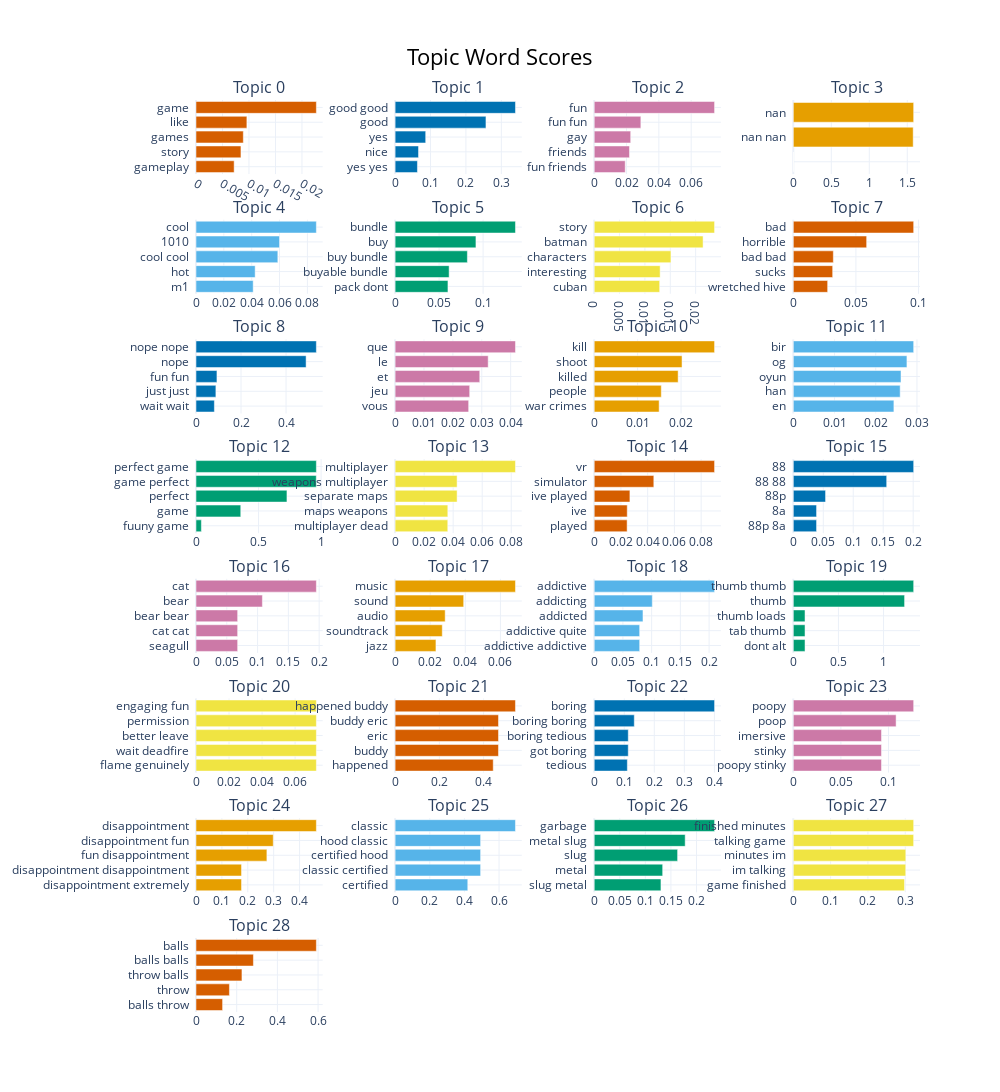

Notebook code for this chart:
### Code cell
# Visualize all topics in a bar chart
topic_model.visualize_barchart(top_n_topics=30)  # Menampilkan hingga 20 topik

### Figure 1 — Plotly figure (JSON) as saved in the notebook; plotly's stock layout.template omitted (floating-point values rounded to 4 significant figures)
{"data": [{"marker": {"color": "#D55E00"}, "orientation": "h", "type": "bar", "x": [0.007202, 0.008485, 0.008933, 0.009604, 0.02272], "xaxis": "x", "y": ["gameplay  ", "story  ", "games  ", "like  ", "game  "], "yaxis": "y"}, {"marker": {"color": "#0072B2"}, "orientation": "h", "type": "bar", "x": [0.06309, 0.06613, 0.08639, 0.2566, 0.3399], "xaxis": "x2", "y": ["yes yes  ", "nice  ", "yes  ", "good  ", "good good  "], "yaxis": "y2"}, {"marker": {"color": "#CC79A7"}, "orientation": "h", "type": "bar", "x": [0.01919, 0.02183, 0.02257, 0.02886, 0.07447], "xaxis": "x3", "y": ["fun friends  ", "friends  ", "gay  ", "fun fun  ", "fun  "], "yaxis": "y3"}, {"marker": {"color": "#E69F00"}, "orientation": "h", "type": "bar", "x": [1e-05, 1e-05, 1e-05, 1.578, 1.584], "xaxis": "x4", "y": ["  ", "  ", "  ", "nan nan  ", "nan  "], "yaxis": "y4"}, {"marker": {"color": "#56B4E9"}, "orientation": "h", "type": "bar", "x": [0.04108, 0.0425, 0.05878, 0.05999, 0.08645], "xaxis": "x5", "y": ["m1  ", "hot  ", "cool cool  ", "1010  ", "cool  "], "yaxis": "y5"}, {"marker": {"color": "#009E73"}, "orientation": "h", "type": "bar", "x": [0.06005, 0.06137, 0.08212, 0.09185, 0.1368], "xaxis": "x6", "y": ["pack dont  ", "buyable bundle  ", "buy bundle  ", "buy  ", "bundle  "], "yaxis": "y6"}, {"marker": {"color": "#F0E442"}, "orientation": "h", "type": "bar", "x": [0.01291, 0.013, 0.01513, 0.02147, 0.02373], "xaxis": "x7", "y": ["cuban  ", "interesting  ", "characters  ", "batman  ", "story  "], "yaxis": "y7"}, {"marker": {"color": "#D55E00"}, "orientation": "h", "type": "bar", "x": [0.02743, 0.03143, 0.03197, 0.05856, 0.0961], "xaxis": "x8", "y": ["wretched hive  ", "sucks  ", "bad bad  ", "horrible  ", "bad  "], "yaxis": "y8"}, {"marker": {"color": "#0072B2"}, "orientation": "h", "type": "bar", "x": [0.08162, 0.08834, 0.09299, 0.489, 0.5346], "xaxis": "x9", "y": ["wait wait  ", "just just  ", "fun fun  ", "nope  ", "nope nope  "], "yaxis": "y9"}, {"marker": {"color": "#CC79A7"}, "orientation": "h", "type": "bar", "x": [0.02546, 0.02582, 0.0293, 0.03222, 0.04166], "xaxis": "x10", "y": ["vous  ", "jeu  ", "et  ", "le  ", "que  "], "yaxis": "y10"}, {"marker": {"color": "#E69F00"}, "orientation": "h", "type": "bar", "x": [0.01496, 0.01545, 0.01933, 0.02023, 0.02772], "xaxis": "x11", "y": ["war crimes  ", "people  ", "killed  ", "shoot  ", "kill  "], "yaxis": "y11"}, {"marker": {"color": "#56B4E9"}, "orientation": "h", "type": "bar", "x": [0.02441, 0.02593, 0.02613, 0.02757, 0.0292], "xaxis": "x12", "y": ["en  ", "han  ", "oyun  ", "og  ", "bir  "], "yaxis": "y12"}, {"marker": {"color": "#009E73"}, "orientation": "h", "type": "bar", "x": [0.04302, 0.3578, 0.7271, 0.9614, 0.9622], "xaxis": "x13", "y": ["fuuny game  ", "game  ", "perfect  ", "game perfect  ", "perfect game  "], "yaxis": "y13"}, {"marker": {"color": "#F0E442"}, "orientation": "h", "type": "bar", "x": [0.03629, 0.03632, 0.04271, 0.04271, 0.08293], "xaxis": "x14", "y": ["multiplayer dead  ", "maps weapons  ", "separate maps  ", "weapons multiplayer  ", "multiplayer  "], "yaxis": "y14"}, {"marker": {"color": "#D55E00"}, "orientation": "h", "type": "bar", "x": [0.02463, 0.02472, 0.02671, 0.0446, 0.09004], "xaxis": "x15", "y": ["played  ", "ive  ", "ive played  ", "simulator  ", "vr  "], "yaxis": "y15"}, {"marker": {"color": "#0072B2"}, "orientation": "h", "type": "bar", "x": [0.03881, 0.03881, 0.05382, 0.1558, 0.2008], "xaxis": "x16", "y": ["88p 8a  ", "8a  ", "88p  ", "88 88  ", "88  "], "yaxis": "y16"}, {"marker": {"color": "#CC79A7"}, "orientation": "h", "type": "bar", "x": [0.06764, 0.06764, 0.06764, 0.1078, 0.1955], "xaxis": "x17", "y": ["seagull  ", "cat cat  ", "bear bear  ", "bear  ", "cat  "], "yaxis": "y17"}, {"marker": {"color": "#E69F00"}, "orientation": "h", "type": "bar", "x": [0.02327, 0.02688, 0.02853, 0.03907, 0.06857], "xaxis": "x18", "y": ["jazz  ", "soundtrack  ", "audio  ", "sound  ", "music  "], "yaxis": "y18"}, {"marker": {"color": "#56B4E9"}, "orientation": "h", "type": "bar", "x": [0.07914, 0.07914, 0.08493, 0.1012, 0.2095], "xaxis": "x19", "y": ["addictive addictive  ", "addictive quite  ", "addicted  ", "addicting  ", "addictive  "], "yaxis": "y19"}, {"marker": {"color": "#009E73"}, "orientation": "h", "type": "bar", "x": [0.1298, 0.1298, 0.1298, 1.233, 1.334], "xaxis": "x20", "y": ["dont alt  ", "tab thumb  ", "thumb loads  ", "thumb  ", "thumb thumb  "], "yaxis": "y20"}, {"marker": {"color": "#F0E442"}, "orientation": "h", "type": "bar", "x": [0.07287, 0.07287, 0.07287, 0.07287, 0.07287], "xaxis": "x21", "y": ["flame genuinely  ", "wait deadfire  ", "better leave  ", "permission  ", "engaging fun  "], "yaxis": "y21"}, {"marker": {"color": "#D55E00"}, "orientation": "h", "type": "bar", "x": [0.4434, 0.4671, 0.4672, 0.4672, 0.5439], "xaxis": "x22", "y": ["happened  ", "buddy  ", "eric  ", "buddy eric  ", "happened buddy  "], "yaxis": "y22"}, {"marker": {"color": "#0072B2"}, "orientation": "h", "type": "bar", "x": [0.1103, 0.1133, 0.1134, 0.1334, 0.4005], "xaxis": "x23", "y": ["tedious  ", "got boring  ", "boring tedious  ", "boring boring  ", "boring  "], "yaxis": "y23"}, {"marker": {"color": "#CC79A7"}, "orientation": "h", "type": "bar", "x": [0.09268, 0.09268, 0.09268, 0.108, 0.1265], "xaxis": "x24", "y": ["poopy stinky  ", "stinky  ", "imersive  ", "poop  ", "poopy  "], "yaxis": "y24"}, {"marker": {"color": "#E69F00"}, "orientation": "h", "type": "bar", "x": [0.1758, 0.1758, 0.2738, 0.2983, 0.4648], "xaxis": "x25", "y": ["disappointment extremely  ", "disappointment disappointment  ", "fun disappointment  ", "disappointment fun  ", "disappointment  "], "yaxis": "y25"}, {"marker": {"color": "#56B4E9"}, "orientation": "h", "type": "bar", "x": [0.4195, 0.4936, 0.4936, 0.4936, 0.6948], "xaxis": "x26", "y": ["certified  ", "classic certified  ", "certified hood  ", "hood classic  ", "classic  "], "yaxis": "y26"}, {"marker": {"color": "#009E73"}, "orientation": "h", "type": "bar", "x": [0.1305, 0.1339, 0.1631, 0.1779, 0.2353], "xaxis": "x27", "y": ["slug metal  ", "metal  ", "slug  ", "metal slug  ", "garbage  "], "yaxis": "y27"}, {"marker": {"color": "#F0E442"}, "orientation": "h", "type": "bar", "x": [0.2981, 0.3013, 0.3015, 0.3225, 0.3225], "xaxis": "x28", "y": ["game finished  ", "im talking  ", "minutes im  ", "talking game  ", "finished minutes  "], "yaxis": "y28"}, {"marker": {"color": "#D55E00"}, "orientation": "h", "type": "bar", "x": [0.1307, 0.1643, 0.2259, 0.2822, 0.5916], "xaxis": "x29", "y": ["balls throw  ", "throw  ", "throw balls  ", "balls balls  ", "balls  "], "yaxis": "y29"}], "layout": {"annotations": [{"font": {"size": 16}, "showarrow": false, "text": "Topic 0", "x": 0.0875, "xanchor": "center", "xref": "paper", "y": 1, "yanchor": "bottom", "yref": "paper"}, {"font": {"size": 16}, "showarrow": false, "text": "Topic 1", "x": 0.3625, "xanchor": "center", "xref": "paper", "y": 1, "yanchor": "bottom", "yref": "paper"}, {"font": {"size": 16}, "showarrow": false, "text": "Topic 2", "x": 0.6375, "xanchor": "center", "xref": "paper", "y": 1, "yanchor": "bottom", "yref": "paper"}, {"font": {"size": 16}, "showarrow": false, "text": "Topic 3", "x": 0.9125, "xanchor": "center", "xref": "paper", "y": 1, "yanchor": "bottom", "yref": "paper"}, {"font": {"size": 16}, "showarrow": false, "text": "Topic 4", "x": 0.0875, "xanchor": "center", "xref": "paper", "y": 0.8687, "yanchor": "bottom", "yref": "paper"}, {"font": {"size": 16}, "showarrow": false, "text": "Topic 5", "x": 0.3625, "xanchor": "center", "xref": "paper", "y": 0.8687, "yanchor": "bottom", "yref": "paper"}, {"font": {"size": 16}, "showarrow": false, "text": "Topic 6", "x": 0.6375, "xanchor": "center", "xref": "paper", "y": 0.8687, "yanchor": "bottom", "yref": "paper"}, {"font": {"size": 16}, "showarrow": false, "text": "Topic 7", "x": 0.9125, "xanchor": "center", "xref": "paper", "y": 0.8687, "yanchor": "bottom", "yref": "paper"}, {"font": {"size": 16}, "showarrow": false, "text": "Topic 8", "x": 0.0875, "xanchor": "center", "xref": "paper", "y": 0.7375, "yanchor": "bottom", "yref": "paper"}, {"font": {"size": 16}, "showarrow": false, "text": "Topic 9", "x": 0.3625, "xanchor": "center", "xref": "paper", "y": 0.7375, "yanchor": "bottom", "yref": "paper"}, {"font": {"size": 16}, "showarrow": false, "text": "Topic 10", "x": 0.6375, "xanchor": "center", "xref": "paper", "y": 0.7375, "yanchor": "bottom", "yref": "paper"}, {"font": {"size": 16}, "showarrow": false, "text": "Topic 11", "x": 0.9125, "xanchor": "center", "xref": "paper", "y": 0.7375, "yanchor": "bottom", "yref": "paper"}, {"font": {"size": 16}, "showarrow": false, "text": "Topic 12", "x": 0.0875, "xanchor": "center", "xref": "paper", "y": 0.6062, "yanchor": "bottom", "yref": "paper"}, {"font": {"size": 16}, "showarrow": false, "text": "Topic 13", "x": 0.3625, "xanchor": "center", "xref": "paper", "y": 0.6062, "yanchor": "bottom", "yref": "paper"}, {"font": {"size": 16}, "showarrow": false, "text": "Topic 14", "x": 0.6375, "xanchor": "center", "xref": "paper", "y": 0.6062, "yanchor": "bottom", "yref": "paper"}, {"font": {"size": 16}, "showarrow": false, "text": "Topic 15", "x": 0.9125, "xanchor": "center", "xref": "paper", "y": 0.6062, "yanchor": "bottom", "yref": "paper"}, {"font": {"size": 16}, "showarrow": false, "text": "Topic 16", "x": 0.0875, "xanchor": "center", "xref": "paper", "y": 0.475, "yanchor": "bottom", "yref": "paper"}, {"font": {"size": 16}, "showarrow": false, "text": "Topic 17", "x": 0.3625, "xanchor": "center", "xref": "paper", "y": 0.475, "yanchor": "bottom", "yref": "paper"}, {"font": {"size": 16}, "showarrow": false, "text": "Topic 18", "x": 0.6375, "xanchor": "center", "xref": "paper", "y": 0.475, "yanchor": "bottom", "yref": "paper"}, {"font": {"size": 16}, "showarrow": false, "text": "Topic 19", "x": 0.9125, "xanchor": "center", "xref": "paper", "y": 0.475, "yanchor": "bottom", "yref": "paper"}, {"font": {"size": 16}, "showarrow": false, "text": "Topic 20", "x": 0.0875, "xanchor": "center", "xref": "paper", "y": 0.3437, "yanchor": "bottom", "yref": "paper"}, {"font": {"size": 16}, "showarrow": false, "text": "Topic 21", "x": 0.3625, "xanchor": "center", "xref": "paper", "y": 0.3437, "yanchor": "bottom", "yref": "paper"}, {"font": {"size": 16}, "showarrow": false, "text": "Topic 22", "x": 0.6375, "xanchor": "center", "xref": "paper", "y": 0.3437, "yanchor": "bottom", "yref": "paper"}, {"font": {"size": 16}, "showarrow": false, "text": "Topic 23", "x": 0.9125, "xanchor": "center", "xref": "paper", "y": 0.3437, "yanchor": "bottom", "yref": "paper"}, {"font": {"size": 16}, "showarrow": false, "text": "Topic 24", "x": 0.0875, "xanchor": "center", "xref": "paper", "y": 0.2125, "yanchor": "bottom", "yref": "paper"}, {"font": {"size": 16}, "showarrow": false, "text": "Topic 25", "x": 0.3625, "xanchor": "center", "xref": "paper", "y": 0.2125, "yanchor": "bottom", "yref": "paper"}, {"font": {"size": 16}, "showarrow": false, "text": "Topic 26", "x": 0.6375, "xanchor": "center", "xref": "paper", "y": 0.2125, "yanchor": "bottom", "yref": "paper"}, {"font": {"size": 16}, "showarrow": false, "text": "Topic 27", "x": 0.9125, "xanchor": "center", "xref": "paper", "y": 0.2125, "yanchor": "bottom", "yref": "paper"}, {"font": {"size": 16}, "showarrow": false, "text": "Topic 28", "x": 0.0875, "xanchor": "center", "xref": "paper", "y": 0.08125, "yanchor": "bottom", "yref": "paper"}], "height": 2000, "hoverlabel": {"bgcolor": "white", "font": {"family": "Rockwell", "size": 16}}, "showlegend": false, "title": {"font": {"color": "Black", "size": 22}, "text": "Topic Word Scores", "x": 0.5, "xanchor": "center", "yanchor": "top"}, "width": 1000, "xaxis": {"anchor": "y", "domain": [0, 0.175], "showgrid": true}, "xaxis10": {"anchor": "y10", "domain": [0.275, 0.45], "showgrid": true}, "xaxis11": {"anchor": "y11", "domain": [0.55, 0.725], "showgrid": true}, "xaxis12": {"anchor": "y12", "domain": [0.825, 1], "showgrid": true}, "xaxis13": {"anchor": "y13", "domain": [0, 0.175], "showgrid": true}, "xaxis14": {"anchor": "y14", "domain": [0.275, 0.45], "showgrid": true}, "xaxis15": {"anchor": "y15", "domain": [0.55, 0.725], "showgrid": true}, "xaxis16": {"anchor": "y16", "domain": [0.825, 1], "showgrid": true}, "xaxis17": {"anchor": "y17", "domain": [0, 0.175], "showgrid": true}, "xaxis18": {"anchor": "y18", "domain": [0.275, 0.45], "showgrid": true}, "xaxis19": {"anchor": "y19", "domain": [0.55, 0.725], "showgrid": true}, "xaxis2": {"anchor": "y2", "domain": [0.275, 0.45], "showgrid": true}, "xaxis20": {"anchor": "y20", "domain": [0.825, 1], "showgrid": true}, "xaxis21": {"anchor": "y21", "domain": [0, 0.175], "showgrid": true}, "xaxis22": {"anchor": "y22", "domain": [0.275, 0.45], "showgrid": true}, "xaxis23": {"anchor": "y23", "domain": [0.55, 0.725], "showgrid": true}, "xaxis24": {"anchor": "y24", "domain": [0.825, 1], "showgrid": true}, "xaxis25": {"anchor": "y25", "domain": [0, 0.175], "showgrid": true}, "xaxis26": {"anchor": "y26", "domain": [0.275, 0.45], "showgrid": true}, "xaxis27": {"anchor": "y27", "domain": [0.55, 0.725], "showgrid": true}, "xaxis28": {"anchor": "y28", "domain": [0.825, 1], "showgrid": true}, "xaxis29": {"anchor": "y29", "domain": [0, 0.175], "showgrid": true}, "xaxis3": {"anchor": "y3", "domain": [0.55, 0.725], "showgrid": true}, "xaxis30": {"anchor": "y30", "domain": [0.275, 0.45], "showgrid": true}, "xaxis31": {"anchor": "y31", "domain": [0.55, 0.725], "showgrid": true}, "xaxis32": {"anchor": "y32", "domain": [0.825, 1], "showgrid": true}, "xaxis4": {"anchor": "y4", "domain": [0.825, 1], "showgrid": true}, "xaxis5": {"anchor": "y5", "domain": [0, 0.175], "showgrid": true}, "xaxis6": {"anchor": "y6", "domain": [0.275, 0.45], "showgrid": true}, "xaxis7": {"anchor": "y7", "domain": [0.55, 0.725], "showgrid": true}, "xaxis8": {"anchor": "y8", "domain": [0.825, 1], "showgrid": true}, "xaxis9": {"anchor": "y9", "domain": [0, 0.175], "showgrid": true}, "yaxis": {"anchor": "x", "domain": [0.9187, 1], "showgrid": true}, "yaxis10": {"anchor": "x10", "domain": [0.6562, 0.7375], "showgrid": true}, "yaxis11": {"anchor": "x11", "domain": [0.6562, 0.7375], "showgrid": true}, "yaxis12": {"anchor": "x12", "domain": [0.6562, 0.7375], "showgrid": true}, "yaxis13": {"anchor": "x13", "domain": [0.525, 0.6062], "showgrid": true}, "yaxis14": {"anchor": "x14", "domain": [0.525, 0.6062], "showgrid": true}, "yaxis15": {"anchor": "x15", "domain": [0.525, 0.6062], "showgrid": true}, "yaxis16": {"anchor": "x16", "domain": [0.525, 0.6062], "showgrid": true}, "yaxis17": {"anchor": "x17", "domain": [0.3937, 0.475], "showgrid": true}, "yaxis18": {"anchor": "x18", "domain": [0.3937, 0.475], "showgrid": true}, "yaxis19": {"anchor": "x19", "domain": [0.3937, 0.475], "showgrid": true}, "yaxis2": {"anchor": "x2", "domain": [0.9187, 1], "showgrid": true}, "yaxis20": {"anchor": "x20", "domain": [0.3937, 0.475], "showgrid": true}, "yaxis21": {"anchor": "x21", "domain": [0.2625, 0.3437], "showgrid": true}, "yaxis22": {"anchor": "x22", "domain": [0.2625, 0.3437], "showgrid": true}, "yaxis23": {"anchor": "x23", "domain": [0.2625, 0.3437], "showgrid": true}, "yaxis24": {"anchor": "x24", "domain": [0.2625, 0.3437], "showgrid": true}, "yaxis25": {"anchor": "x25", "domain": [0.1312, 0.2125], "showgrid": true}, "yaxis26": {"anchor": "x26", "domain": [0.1312, 0.2125], "showgrid": true}, "yaxis27": {"anchor": "x27", "domain": [0.1312, 0.2125], "showgrid": true}, "yaxis28": {"anchor": "x28", "domain": [0.1312, 0.2125], "showgrid": true}, "yaxis29": {"anchor": "x29", "domain": [0, 0.08125], "showgrid": true}, "yaxis3": {"anchor": "x3", "domain": [0.9187, 1], "showgrid": true}, "yaxis30": {"anchor": "x30", "domain": [0, 0.08125], "showgrid": true}, "yaxis31": {"anchor": "x31", "domain": [0, 0.08125], "showgrid": true}, "yaxis32": {"anchor": "x32", "domain": [0, 0.08125], "showgrid": true}, "yaxis4": {"anchor": "x4", "domain": [0.9187, 1], "showgrid": true}, "yaxis5": {"anchor": "x5", "domain": [0.7875, 0.8687], "showgrid": true}, "yaxis6": {"anchor": "x6", "domain": [0.7875, 0.8687], "showgrid": true}, "yaxis7": {"anchor": "x7", "domain": [0.7875, 0.8687], "showgrid": true}, "yaxis8": {"anchor": "x8", "domain": [0.7875, 0.8687], "showgrid": true}, "yaxis9": {"anchor": "x9", "domain": [0.6562, 0.7375], "showgrid": true}}}
